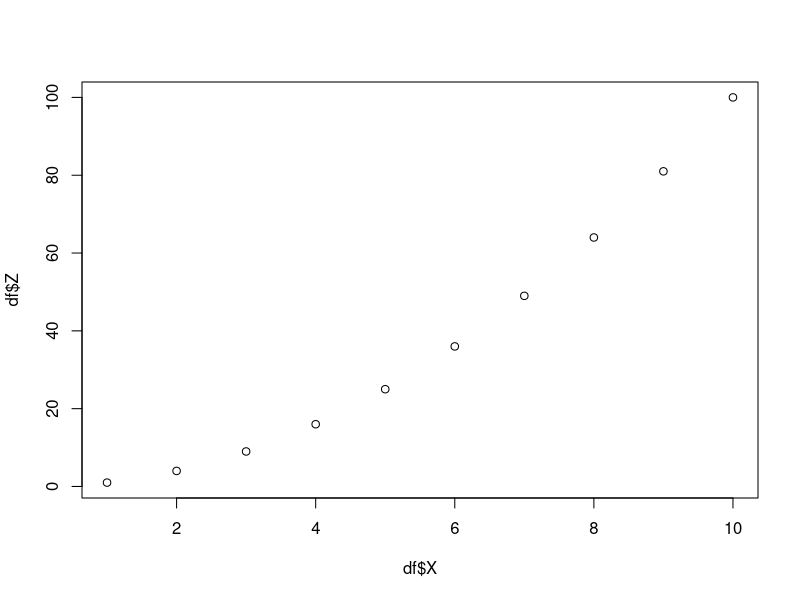
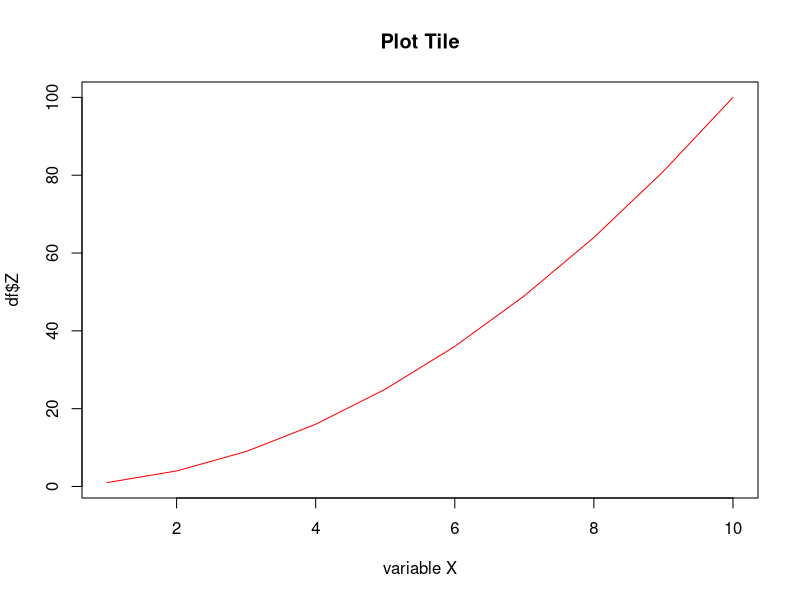
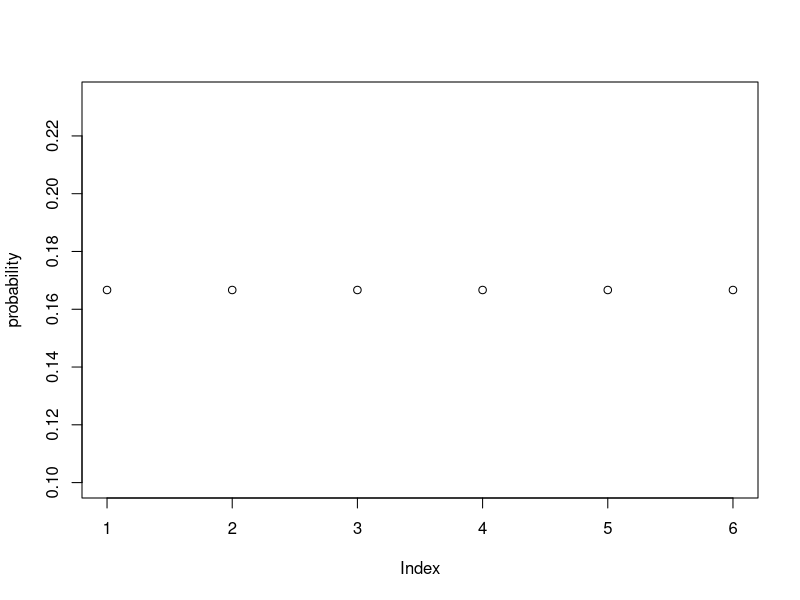
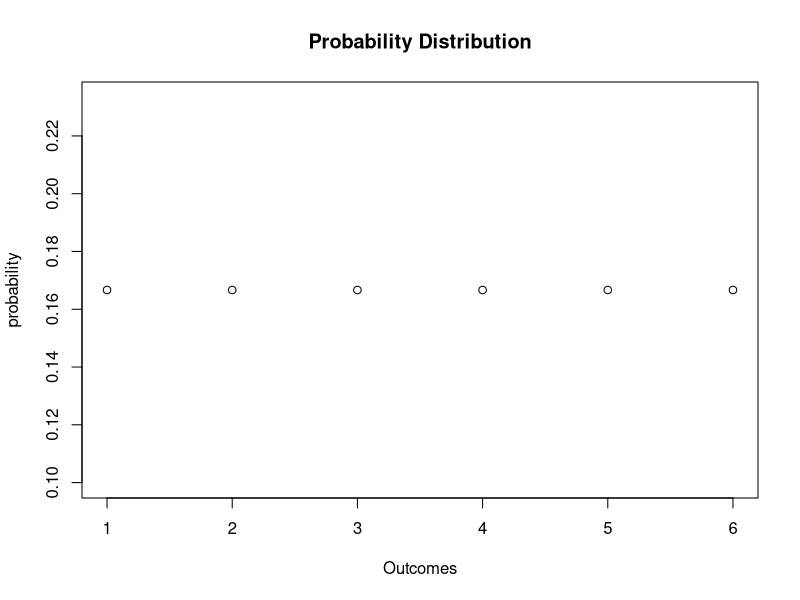
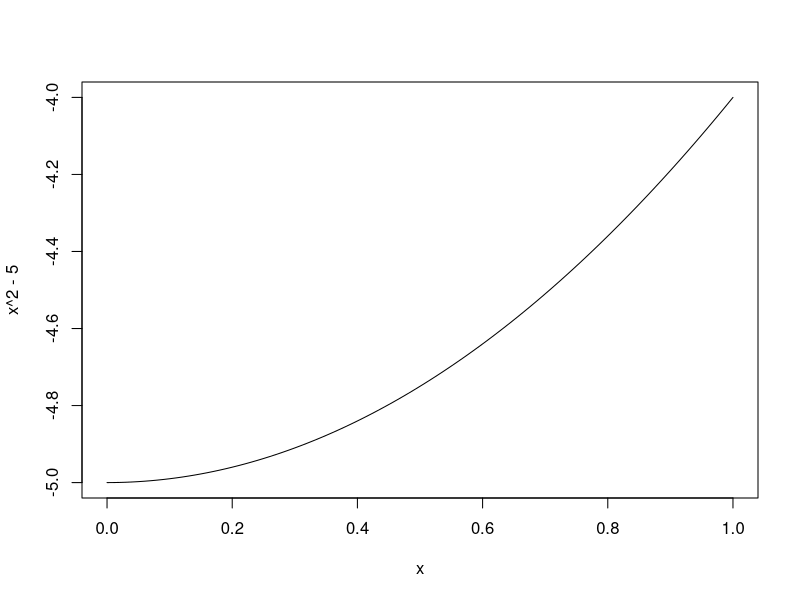
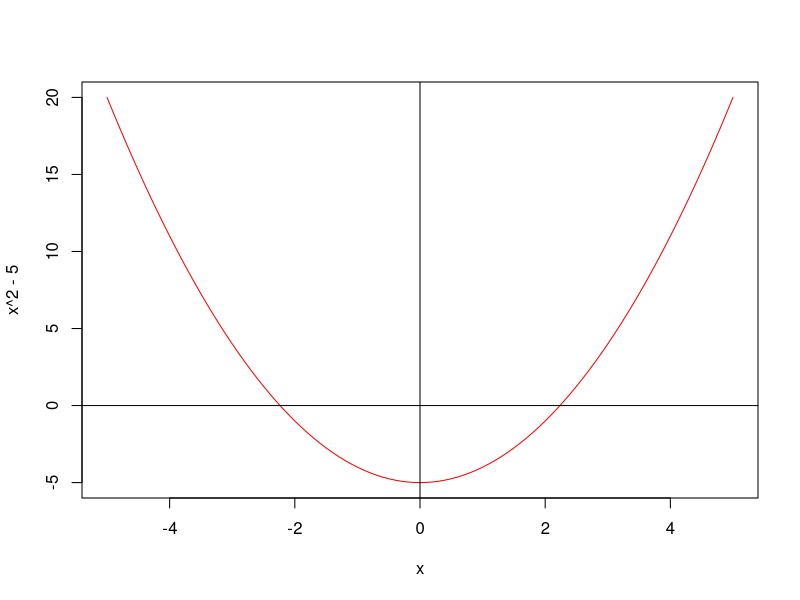
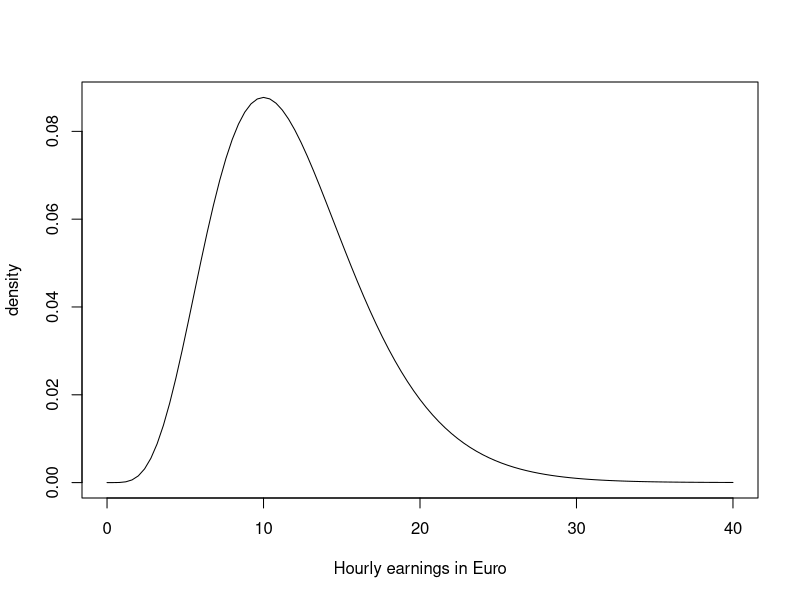
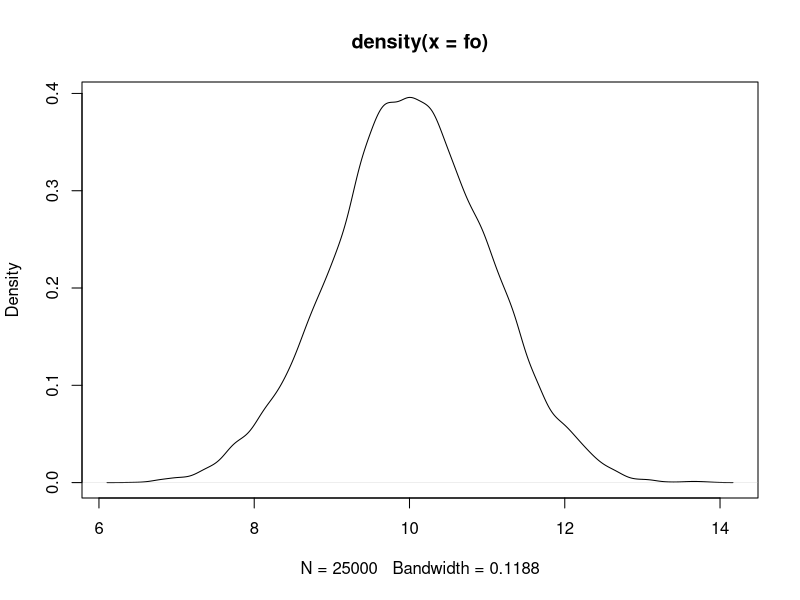

Write the R code that produced these figures, in order.

# QUICK REVIEW OF LESSON 1 ------------------------------------------------

#Basic operations

a <- 3
b <- 2
c <- a**b
c
d <- (a+3+b)/sqrt(c); d

#Vectors and sequences
v1 <- c(1:20)
v1
v <- c(1,2,v1,3,a,c)
v
v[4]
v2 <- seq(1,15,2)
v2
v3 <- rep(2,5)
v3

#Matrices
M <- matrix(1:30,5,6)
M
M2 <- matrix(v2,4,2, byrow = TRUE)
M2

#Dataframe
df <- data.frame(X=c(1:10), Y=c(5:14), X2=rep(3,10))
df
df$Z <- df$X**2 #new column
plot(df$X, df$Z) #Simple plot
plot(df$X, df$Z, main = "Plot Tile",
     type = "l", xlab = "variable X",col='red') #Options to enhance the plot

#Generate random numbers
rnorm(1, mean = 0, sd=1) #Draw 1 number from N(0,1)
rnorm(5, mean = 10, sd=1) #Draw 5 number from N(10,1)
rbinom(n=20,size=1,prob=.5) #Draw 20 numbers from a Bernoulli(0.5)

# Loop

a <- c(3:7)
b <- c(10:20)
#Create a vector (vector1) that sums a with the 5 first elements of b

vector1 <- 0 #1st, create the vector to be filled
for (i in 1:5) {
  vector1[i] <- a[i]+b[i]
}

vector1



# LESSON 2 - REVIEW OF STATISTICS USING R --------------------------------------------

dice <- c(1:6)
dice
sum(dice)
length(dice)
mean_dice <- sum(dice)/length(dice)
mean_dice
mean(1:6)
probability <- rep(1/6,6)
probability
plot(probability)
plot(probability,xlab = "Outcomes", main = 'Probability Distribution') #Plot options
cumsum(probability)


##### Plotting a Chi-squared distribution#####


curve(x^2-5) #Plot a function
curve(x^2-5, xlim = c(-5,5), col='red') #Include options
abline(h=0) #Add a horizontal line
abline(v=0)

#cHI-SQUARED

curve(dchisq(x, df=12), xlim=c(0,40), ylab = "density",
      xlab = "Hourly earnings in Euro")

# set seed for reproducibility
set.seed(1)

# Drawing a sample

sample1 <- rchisq(n = 100, df = 12)
y1 <- sample1[1] #First observation
Ybar= sum(sample1)/100

#The mean of Y1 is the mean of population (12), so Y1 is unbiased.
#The variance of Y1 is also the same of population, 2*12=24
#The variance of Ybar is variance of population/n
2*24/100
#Ybar is more efficient!



# PROPERTIES OF SAMPLE MEAN -----------------------------------------------

#To investigate the properties of sample mean, 
#we can generate multiple samples from the same population
#

pop <- rnorm(10000, 10, 1) #Population from a normal distribution, mean=10 and sd=1

#Sample from the population and estimate the mean

sample(x=pop, size=5) #Draw a sample from our population
mean(sample(x=pop, size=5)) #Mean of the sample

est1 <- replicate(expr = mean(sample(x = pop, size = 5)), n = 25000) #Get the mean 25000 times

est2 <- replicate(expr = mean(sample(x = pop, size = 25)), n = 25000) #The same, with larger sample

fo <- replicate(expr = sample(x = pop, size = 5)[1], n = 25000) #The first observation, Y1

#PLOTTING THE RESULTS

plot(density(fo)) #Plot the density estimate of Y1

plot(density(fo), 
     col = "green", 
     lwd = 2,
     ylim = c(0, 2),
     xlab = "estimates",
     main = "Sampling Distributions of Unbiased Estimators")

# add density estimate for the distribution of the sample mean with n=5 to the plot
lines(density(est1), 
      col = "steelblue", 
      lwd = 2, 
      bty = "l") #Lines, instead of plot, plots over the already existing graph

# add density estimate for the distribution of the sample mean with n=25 to the plot
lines(density(est2), 
      col = "red2", 
      lwd = 2)
# add a vertical line at the true parameter
abline(v = 10, lty = 2)
# add N(10,1) density to the plot
curve(dnorm(x, mean = 10), 
      lwd = 2,
      lty = 2,
      add = T)

# add a legend
legend("topleft",
       legend = c("N(10,1)",
                  expression(Y[1]),
                  expression(bar(Y) ~ n == 5),
                  expression(bar(Y) ~ n == 25)
       ), 
       lty = c(2, 1, 1, 1), 
       col = c("black","green", "steelblue", "red2"),
       lwd = 2)

###NOTES:
# The sampling distribution of Y1 tracks the density of N(0,1)
# As the number of observations increase, the sampling distribution gets closer the true parameter
# The probability of obtaining estimates that are close to the true value increases with n



# THE IMPORTANCE OF RANDOM SAMPLING ---------------------------------------

mean(pop)

?sample
#The argument prob denotes the probability of an element being sampled

# simulate outcomes for the sample mean when the i.i.d. assumption fails
sort(pop) #Population sorted
est3 <-  replicate(n = 25000, 
                   expr = mean(sample(x = sort(pop), 
                                      size = 25, 
                                      prob = c(rep(4, 2500), rep(1, 7500)))))


mean(est3)


# sampling distribution of sample mean, i.i.d. holds, n=25
plot(density(est2), 
     col = "steelblue",
     lwd = 2,
     xlim = c(8, 11),
     xlab = "Estimates",
     main = "When the i.i.d. Assumption Fails")

# sampling distribution of sample mean, i.i.d. fails, n=25
lines(density(est3),
      col = "red2",
      lwd = 2)
 
# add a legend
legend("topleft",
       legend = c(expression(bar(Y)[n == 25]~", i.i.d. fails"),
                  expression(bar(Y)[n == 25]~", i.i.d. holds")
       ), 
       lty = c(1, 1), 
       col = c("red2", "steelblue"),
       lwd = 2)

# Ybar is a biased estimator if i.i.d. doesn't not hold.

# HYPOTHESIS TESTING ------------------------------------------------------

###visualizing p-value
# plot the standard normal density on the interval [-4,4]
curve(dnorm(x),
      xlim = c(-4, 4),
      main = "Calculating a p-Value",
      yaxs = "i",
      xlab = "z",
      ylab = "",
      lwd = 2,
      axes = "F")

# add x-axis
axis(1, 
     at = c(-1.5, 0, 1.5), 
     padj = 0.75,
     labels = c(expression(-frac(bar(Y)^"act"~-~bar(mu)[Y,0], sigma[bar(Y)])),
                0,
                expression(frac(bar(Y)^"act"~-~bar(mu)[Y,0], sigma[bar(Y)]))))

# shade p-value/2 region in left tail
polygon(x = c(-6, seq(-6, -1.5, 0.01), -1.5),
        y = c(0, dnorm(seq(-6, -1.5, 0.01)),0), 
        col = "steelblue")

# shade p-value/2 region in right tail
polygon(x = c(1.5, seq(1.5, 6, 0.01), 6),
        y = c(0, dnorm(seq(1.5, 6, 0.01)), 0), 
        col = "steelblue")



###Sample Variance, Sample s.d and s.e.
###The variance of population in unknown, so we estimate it, and also the s.d.

# vector of sample sizes
n <- c(10000, 5000, 2000, 1000, 500)

# sample observations, estimate using 'sd()' and plot the estimated distributions
sd(dice)
sq_y <- replicate(n = 10000, expr = sd(rnorm(n[1], 10, 3)))


plot(density(sq_y),
     main = expression("Sampling Distributions of" ~ s[Y]),
     xlab = expression(s[y]),
     lwd = 2)

for (i in 2:5) {
  sq_y <- replicate(n = 10000, expr = sd(rnorm(n[i], 10, 3)))
  lines(density(sq_y), 
        col = i, 
        lwd = 2)
  
  }

# add a legend
legend("topleft",
       legend = c(expression(n == 10000),
                  expression(n == 5000),
                  expression(n == 2000),
                  expression(n == 1000),
                  expression(n == 500)), 
       col = 1:5,
       lwd = 2)

#It gets close to the true value (3) as n increases!

######P-VALUE WHEN STANDARD DEVIATION IS UNKNOWN####

#Calculate the p-value
# sample and estimate, compute standard error

random_sample <- sample(0:1, 
         prob = c(0.9, 0.1), 
         replace = T, 
         size = 100) #sAMPLING FROM A BERNOULLI
samplemean_act <- mean(random_sample) #Mean of the sample


SE_samplemean <- sqrt(samplemean_act * (1 - samplemean_act) / 100) #Standard error

# null hypothesis
mean_h0 <- 0.1

# compute the p-value
pvalue <- 2 * pnorm(- abs(samplemean_act - mean_h0) / SE_samplemean) #pnorm gives the distribution function of Normal
pvalue

# compute a t-statistic for the sample mean
tstatistic <- (samplemean_act - mean_h0) / SE_samplemean
tstatistic

#we can see, graphically, that the t-statistic is approximately N(0,1) if n is large.

# prepare empty vector for t-statistics
tstatistics <- numeric(10000)

# set sample size
n <- 300

# simulate 10000 t-statistics
for (i in 1:10000) {
  
  s <- sample(0:1, 
              size = n,  
              prob = c(0.9, 0.1),
              replace = T)
  
  tstatistics[i] <- (mean(s)-0.1)/sqrt(var(s)/n)
  
}

# plot density and compare to N(0,1) density
plot(density(tstatistics),
     xlab = "t-statistic",
     main = "Estimated Distribution of the t-statistic when n=300",
     lwd = 2,
     xlim = c(-4, 4),
     col = "steelblue")

# N(0,1) density (dashed)
curve(dnorm(x), 
      add = T, 
      lty = 2, 
      lwd = 2)


# CONFIDENCE INTERVAL -----------------------------------------------------

# set seed
set.seed(1)

# generate some sample data
sampledata <- rnorm(100, 10, 10) #Sample from a N(10,10)

mean(sampledata)
t.test(sampledata)
ls(t.test(sampledata)) #Outcomes of t.test

t.test(sampledata)$"conf.int" #Just the desired result. 95% confidence interval
t.test(sampledata, conf.level = 0.99) #Covers the true value with a probability of 99%






# MEANS COMPARISON --------------------------------------------------------

#To compare means from two different populations, we can also perform a t-test

# set random seed
set.seed(1)

# draw data from two different populations with equal mean
sample_pop1 <- rnorm(100, 10, 10) #N(10,10)
sample_pop2 <- rnorm(100, 10, 20) #N(10,20)

mean(sample_pop1)
mean(sample_pop2)

# perform a two sample t-test
t.test(sample_pop1, sample_pop2) #Null hypothesis: the difference is zero


# HANDS ON! ---------------------------------------------------------------

#a)Draw a sample of size=100 from a Standard Normal Distribution
#b)Perform a t-test "by hand" (without the R function)
#c)Perform the t-test using the function from R and compare the values
#d)Interpret the result of the t-test
#d) Repeat step a) 1000 times, storing the mean on a vector and plot the histogram
